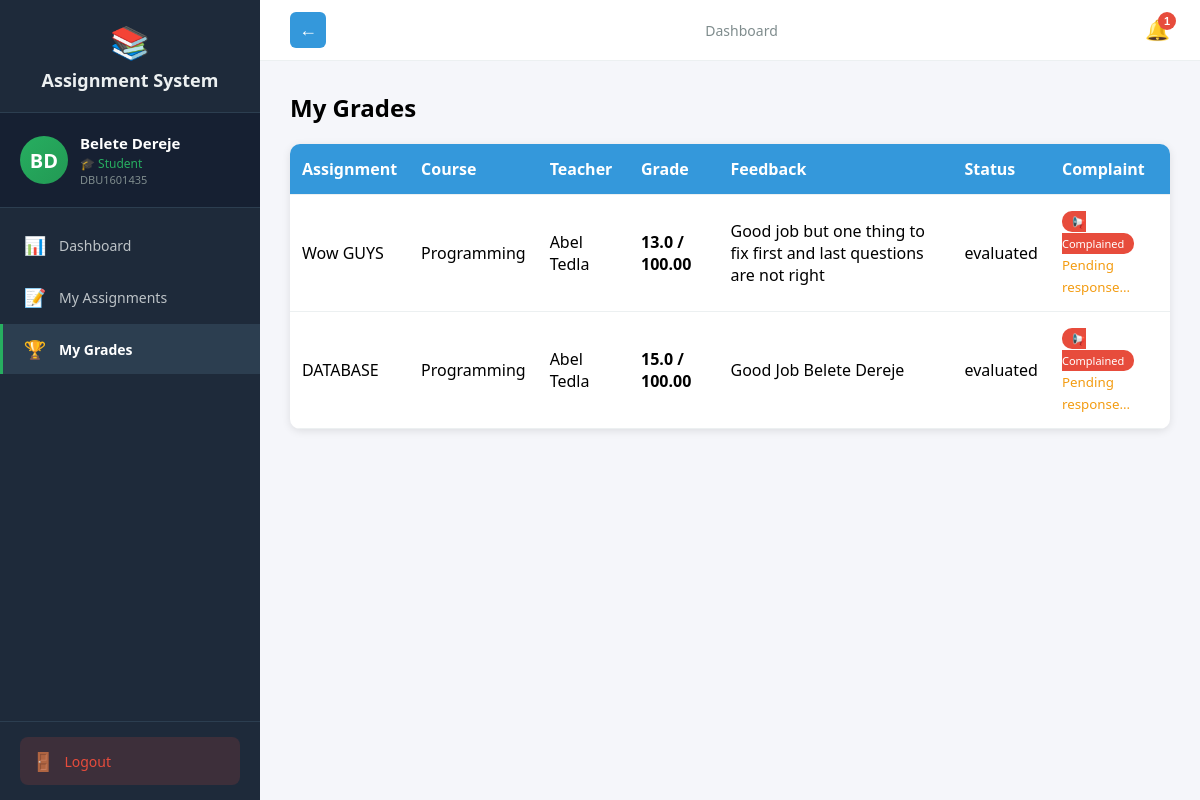
The app's page /student/grades (signed in), older data.
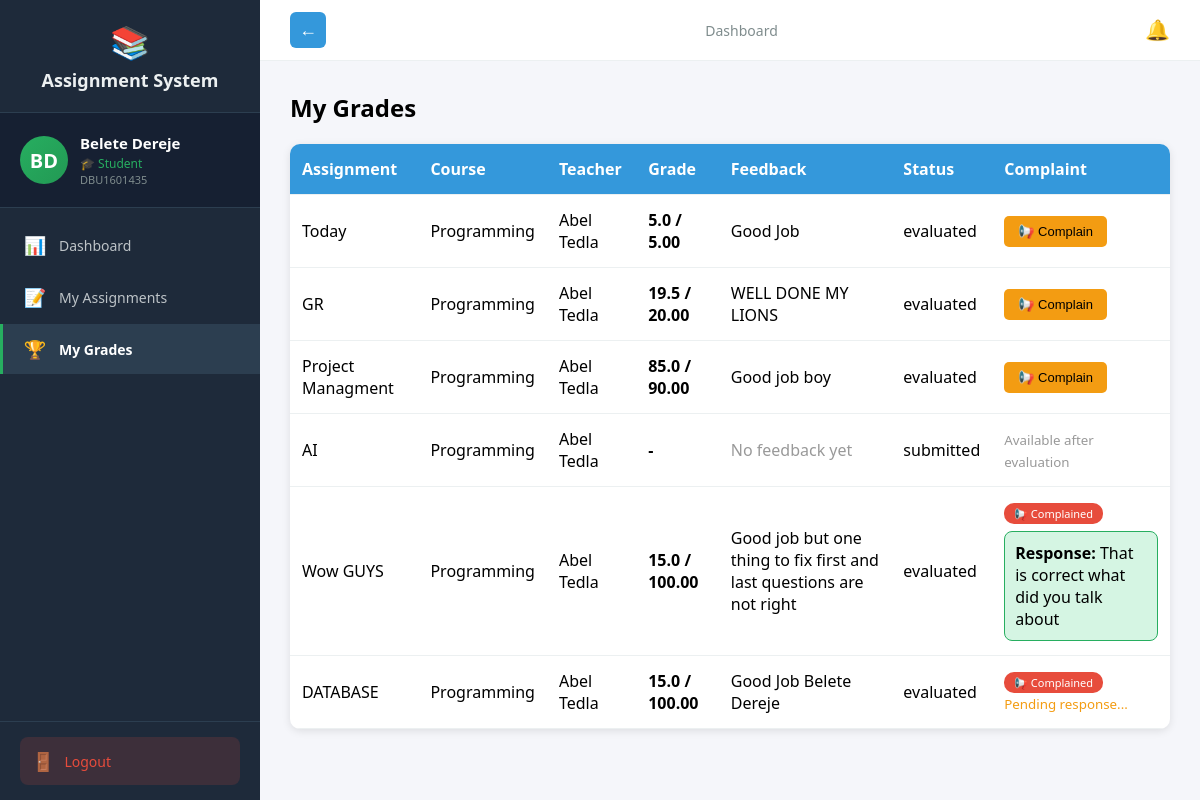
The same page, newer data.
### tables this page shows
CREATE TABLE users (
            id INTEGER PRIMARY KEY AUTOINCREMENT,
            user_id TEXT UNIQUE NOT NULL,
            first_name TEXT NOT NULL,
            last_name TEXT NOT NULL,
            email TEXT UNIQUE NOT NULL,
            password_hash TEXT NOT NULL,
            role TEXT NOT NULL,
            is_approved INTEGER DEFAULT 0,
            created_at TIMESTAMP DEFAULT CURRENT_TIMESTAMP
        );

CREATE TABLE submissions (
            id INTEGER PRIMARY KEY AUTOINCREMENT,
            assignment_id INTEGER REFERENCES assignments(id),
            student_id INTEGER REFERENCES students(id),
            files TEXT,
            student_comment TEXT,
            submitted_at TIMESTAMP DEFAULT CURRENT_TIMESTAMP,
            updated_at TIMESTAMP,
            grade REAL,
            feedback TEXT,
            evaluated_at TIMESTAMP,
            status TEXT DEFAULT 'submitted',
            complaint TEXT,
            complaint_status TEXT
        , group_id INTEGER);

CREATE TABLE assignments (
            id INTEGER PRIMARY KEY AUTOINCREMENT,
            title TEXT NOT NULL,
            description TEXT,
            teacher_id INTEGER REFERENCES teachers(id),
            course_name TEXT NOT NULL,
            department TEXT NOT NULL,
            year INTEGER NOT NULL,
            deadline TIMESTAMP NOT NULL,
            late_submission INTEGER DEFAULT 0,
            penalty_per_day REAL DEFAULT 0.0,
            teacher_comment TEXT,
            files TEXT,
            created_at TIMESTAMP DEFAULT CURRENT_TIMESTAMP
        , max_score REAL DEFAULT 100.0, is_group INTEGER DEFAULT 0, max_group_size INTEGER DEFAULT 1);

### routes_student.py (the view)
@student_bp.route('/grades')
@login_required
def grades():
    if current_user.role != 'student':
        return redirect(url_for('auth.login'))
    conn = get_db()
    cur = conn.cursor()
    cur.execute("SELECT id FROM students WHERE user_id = ?", (current_user.id,))
    student = cur.fetchone()
    if not student:
        return redirect(url_for('student.dashboard'))
    student_id = student['id']
    cur.execute("""
        SELECT a.title, a.course_name, u.first_name, u.last_name,
               s.grade, s.feedback, s.status, s.submitted_at, s.id as submission_id,
               s.complaint, s.complaint_status, a.max_score, a.penalty_per_day, a.deadline
        FROM submissions s
        JOIN assignments a ON s.assignment_id = a.id
        JOIN teachers t ON a.teacher_id = t.id
        JOIN users u ON t.user_id = u.id
        WHERE s.student_id = ?
        ORDER BY s.submitted_at DESC
    """, (student_id,))
    grades = cur.fetchall()
    processed = []
    from math import ceil
    for g in grades:
        max_score = float(g['max_score']) if g['max_score'] is not None else 100.0
        eff = max_score
        try:
            submitted_at = datetime.strptime(g['submitted_at'], '%Y-%m-%d %H:%M:%S') if g['submitted_at'] else None
            deadline_dt = datetime.strptime(g['deadline'], '%Y-%m-%d %H:%M:%S') if g['deadline'] else None
        except Exception:
            submitted_at = None
            deadline_dt = None
        if submitted_at and deadline_dt and submitted_at > deadline_dt:
            seconds = (submitted_at - deadline_dt).total_seconds()
            days_late = int(ceil(seconds / 86400.0))
            cur2 = conn.cursor()
            cur2.execute("SELECT id FROM allowed_late_submissions WHERE assignment_id = (SELECT id FROM assignments WHERE title = ? AND course_name = ?) LIMIT 1", (g['title'], g['course_name']))
            allowed = cur2.fetchone() is not None
            if not allowed:
                penalty = float(g['penalty_per_day']) if g['penalty_per_day'] is not None else 0.0
                eff = max(0.0, max_score * max(0.0, 1 - (penalty/100.0) * days_late))
        processed.append((g[0], g[1], g[2], g[3], g[4], g[5], g[6], g[7], g[8], g[9], g[10], eff))
    conn.close()
    return render_template('student/grades.html', grades=processed)

### auth.py (called while the page is built)
def get_db():
    conn = sqlite3.connect('assignments.db')
    conn.row_factory = sqlite3.Row
    return conn

@login_manager.user_loader
def load_user(user_id):
    conn = get_db()
    cur = conn.cursor()
    cur.execute("SELECT id, user_id, first_name, last_name, email, role, is_approved FROM users WHERE id = ?", (user_id,))
    user = cur.fetchone()
    cur.close()
    conn.close()
    if user:
        from flask_login import UserMixin
        class User(UserMixin):
            pass
        u = User()
        u.id = user['id']
        u.user_id = user['user_id']
        u.first_name = user['first_name']
        u.last_name = user['last_name']
        u.email = user['email']
        u.role = user['role']
        u.is_approved = user['is_approved']
        return u
    return None

### routes_student.py (called while the page is built)
def get_db():
    conn = sqlite3.connect('assignments.db')
    conn.row_factory = sqlite3.Row
    return conn

### templates/student/grades.html (shortened to what this page needs)
{% extends "student_base.html" %}
{% block content %}
<h2>My Grades</h2>
{% if grades %}
<table>
    <tr><th>Assignment</th><th>Course</th><th>Teacher</th><th>Grade</th><th>Feedback</th><th>Status</th><th>Complaint</th></tr>
    {% for g in grades %}
    <tr>
        <td>{{ g[0] }}</td><td>{{ g[1] }}</td><td>{{ g[2] }} {{ g[3] }}</td>
        <td><strong>{% if g[4] is not none %}{{ g[4] }} / {{ '%.2f'|format(g[11]) }}{% else %}-{% endif %}</strong></td>
        <td>
            {% if g[5] %}
                {{ g[5] }}
            {% else %}
                <span style="color:#999;">No feedback yet</span>
            {% endif %}
        </td>
        <td>{{ g[6] }}</td>
        <td>
            {% if g[6] == 'evaluated' and g[4] is not none %}
                {% if g[9] %}
                    <span class="complaint-badge">📢 Complained</span>
                    {% if g[10] == 'responded' %}
                        <div class="response-box">
                            <strong>Response:</strong> {{ g[9] }}
                        </div>
                    {% else %}
                        <br><small style="color:#f39c12;">Pending response...</small>
                    {% endif %}
                {% else %}
                    <button class="btn btn-warning" onclick="showComplaint({{ g[8] }})">📢 Complain</button>
                {% endif %}
            {% else %}
                <small style="color:#999;">Available after evaluation</small>
            {% endif %}
        </td>
    </tr>
    {% endfor %}
</table>
{% else %}
<p>No grades yet.</p>
{% endif %}
{% endblock %}

### templates/student_base.html (shortened to what this page needs)
<!DOCTYPE html>
<html>
<head>
</head>
<body>
    <div class="layout">
        <div class="sidebar" id="sidebar">
            <div class="logo">
                <span class="icon">📚</span>
                Assignment System
            </div>
            <div class="profile-card">
                <div class="avatar">{{ current_user.first_name[0] }}{{ current_user.last_name[0] }}</div>
                <div class="info">
                    <div class="name">{{ current_user.first_name }} {{ current_user.last_name }}</div>
                    <div class="role">🎓 Student</div>
                    <div class="id-text">{{ current_user.user_id }}</div>
                </div>
            </div>
            <nav>
                <a href="/student/dashboard" class="{{ 'active' if request.path == '/student/dashboard' }}" onclick="closeSidebar()">
                    <span class="icon">📊</span> Dashboard
                </a>
                <a href="/student/dashboard#assignments" onclick="closeSidebar()">
                    <span class="icon">📝</span> My Assignments
                </a>
                <a href="/student/grades" class="{{ 'active' if request.path == '/student/grades' }}" onclick="closeSidebar()">
                    <span class="icon">🏆</span> My Grades
                </a>
            </nav>
            <div class="sidebar-footer">
                <a href="/logout" class="logout-btn">
                    <span class="icon">🚪</span> Logout
                </a>
            </div>
        </div>
        <div class="main">
            <div class="topbar">
                {% if request.path != '/student/dashboard' %}
                <button id="back-btn" class="back-btn" onclick="goBack()"><span class="back-icon">←</span></button>
                {% endif %}
                <div class="breadcrumb">
                    {% block page_title %}Dashboard{% endblock %}
                </div>
                <div style="position:relative;">
                    <button id="notifBell" class="notif-bell" aria-label="Notifications">🔔
                        {% if reminder_count and reminder_count > 0 %}
                        <span class="notif-badge">{{ reminder_count }}</span>
                        {% endif %}
                    </button>
                </div>
            </div>
            <div class="content">
                {% block content %}{% endblock %}
            </div>
        </div>
    </div>
</body>
</html>

### templates/student_base.html (style rules this page uses)
* { margin: 0; padding: 0; box-sizing: border-box; }
body { font-family: 'Segoe UI', Arial, sans-serif; background: #f5f6fa; }
.layout { display: flex; min-height: 100vh; }
.sidebar { width: 260px; background: #1e2a3a; color: #ecf0f1; padding: 0; position: fixed; height: 100vh; overflow-y: auto; z-index: 100; transition: transform 0.3s; display: flex; flex-direction: column; }
.sidebar .logo { padding: 20px; font-size: 18px; font-weight: bold; text-align: center; border-bottom: 1px solid #2c3e50; }
.sidebar .logo .icon { font-size: 32px; display: block; margin-bottom: 5px; }
.sidebar .profile-card { padding: 20px; border-bottom: 1px solid #2c3e50; display: flex; align-items: center; gap: 12px; background: #162032; }
.sidebar .profile-card .avatar { width: 48px; height: 48px; border-radius: 50%; background: linear-gradient(135deg, #27ae60, #229954); color: white; display: flex; align-items: center; justify-content: center; font-weight: bold; font-size: 20px; flex-shrink: 0; }
.sidebar .profile-card .info { overflow: hidden; }
.sidebar .profile-card .info .name { font-weight: 600; font-size: 15px; color: white; white-space: nowrap; overflow: hidden; text-overflow: ellipsis; }
.sidebar .profile-card .info .role { font-size: 12px; color: #27ae60; margin-top: 2px; }
.sidebar .profile-card .info .id-text { font-size: 11px; color: #7f8c8d; }
.sidebar nav { flex: 1; padding: 10px 0; }
.sidebar nav a { display: flex; align-items: center; padding: 13px 20px; color: #bdc3c7; text-decoration: none; font-size: 14px; border-left: 3px solid transparent; cursor: pointer; transition: all 0.2s; margin: 2px 0; }
.sidebar nav a.active { background: #2c3e50; color: white; border-left-color: #27ae60; font-weight: bold; }
.sidebar nav a .icon { margin-right: 12px; font-size: 18px; width: 24px; text-align: center; }
.sidebar .sidebar-footer { padding: 15px 20px; border-top: 1px solid #2c3e50; }
.sidebar .sidebar-footer .logout-btn { display: flex; align-items: center; gap: 10px; padding: 12px; background: rgba(231,76,60,0.15); color: #e74c3c; text-decoration: none; border-radius: 8px; font-size: 14px; font-weight: 500; transition: all 0.2s; }
.sidebar .sidebar-footer .logout-btn .icon { font-size: 18px; }
.main { margin-left: 260px; flex: 1; width: calc(100% - 260px); }
.topbar { background: white; padding: 12px 30px; display: flex; justify-content: space-between; align-items: center; border-bottom: 1px solid #ecf0f1; }
.back-btn { background: #3498db; color: white; border: none; padding: 6px 10px; border-radius: 6px; cursor: pointer; font-size: 16px; margin-right: 12px; display: inline-flex; align-items: center; justify-content: center; width:36px; height:36px; }
.back-btn .back-icon { font-weight: 700; font-size: 18px; line-height: 1; }
.topbar .breadcrumb { color: #7f8c8d; font-size: 14px; }
.notif-bell { position: relative; background: none; border: none; font-size: 20px; cursor: pointer; color: #2c3e50; }
.content { padding: 30px; }

### templates/student/grades.html (style rules this page uses)
table { width: 100%; border-collapse: collapse; margin: 20px 0; background: white; border-radius: 10px; overflow: hidden; box-shadow: 0 2px 8px rgba(0,0,0,0.1); }
th, td { padding: 14px 12px; text-align: left; border-bottom: 1px solid #ecf0f1; }
th { background: #3498db; color: white; }
.btn { padding: 8px 14px; border: none; border-radius: 5px; cursor: pointer; text-decoration: none; color: white; font-size: 13px; }
.btn-warning { background: #f39c12; color: black; }
.response-box { background: #d5f5e3; padding: 10px; border-radius: 8px; margin-top: 8px; border: 1px solid #27ae60; }
.complaint-badge { background: #e74c3c; color: white; padding: 3px 10px; border-radius: 10px; font-size: 11px; }

Row changes from the older to the newer data that the page shows:
added submissions: title "Today", course_name "Programming", first_name "Abel", last_name "Tedla", grade "5.0", feedback "Good Job", status "evaluated"
added assignments: max_score "5.00"
added submissions: title "GR", course_name "Programming", first_name "Abel", last_name "Tedla", grade "19.5", feedback "WELL DONE MY LIONS", status "evaluated"
added assignments: max_score "20.00"
added submissions: title "Project Managment", course_name "Programming", first_name "Abel", last_name "Tedla", grade "85.0", g "90.00", feedback "Good job boy", status "evaluated"
added submissions: title "AI", course_name "Programming", first_name "Abel", last_name "Tedla", shows "No feedback yet", status "submitted", shows "Available after evaluation"
changed submissions "Good job but one thing to fix first and last questions are not right": grade "13.0" → "15.0"; complaint (not shown) → "That is correct what did you talk about"; grade "Pending response..." → "Response:"
Text that changed along with them:
{{ reminder_count }}: "1" → (not shown)
